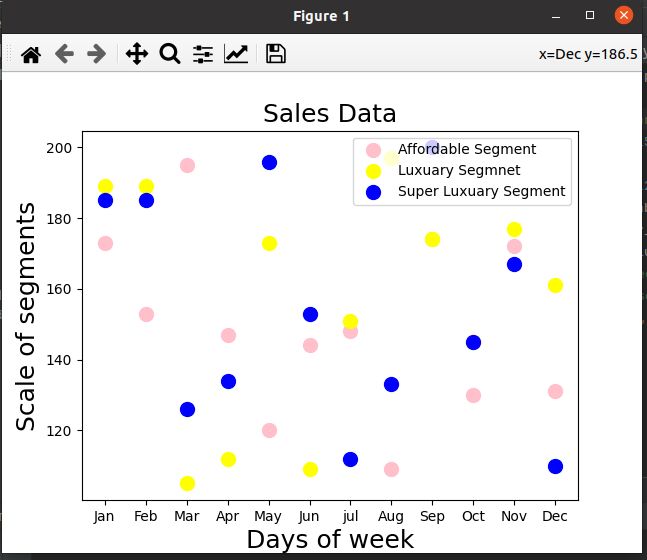

This figure's Python source:
import matplotlib.pyplot as plt

product = ['Jan', 'Feb', 'Mar', 'Apr', 'May', 'Jun', 'jul', 'Aug', 'Sep', 'Oct', 'Nov', 'Dec']
affordable_segment = [173, 153, 195, 147, 120, 144, 148, 109, 174, 130, 172, 131]
luxuary_segment = [189, 189, 105, 112, 173, 109, 151, 197, 174, 145, 177, 161]
super_luxuary = [185, 185, 126, 134, 196, 153, 112, 133, 200, 145, 167, 110]
plt.scatter(product, affordable_segment, c='pink', s=100, label='Affordable Segment')
plt.scatter(product, luxuary_segment, c='yellow', s=100, label='Luxuary Segmnet')
plt.scatter(product, super_luxuary, c='blue', s=100, label='Super Luxuary Segment')
plt.xlabel('Days of week', fontsize=18)
plt.ylabel('Scale of segments', fontsize=18)
plt.title('Sales Data', fontsize=18)
plt.legend()
plt.show()
